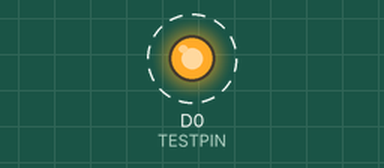
Bench run of a program on a simulated ESP8266 (NodeMCU). Parts: output pins drawn as LEDs (lit = HIGH). Dashed ring = blinking. WiFi joins after 1.5 s; servers stay silent unless stated; what the program prints to the serial monitor is not drawn.

Above: at 1.7 s.
Timing chart, 0 to 4.5 s (numbered marks = the images above):
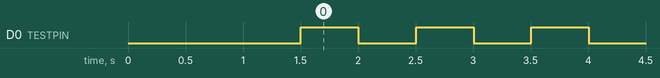

Measured:
- by itself, D0 (TESTPIN): alternates HIGH for 0.50 s and LOW for 0.50 s

The program:

main.cpp
```cpp
#include <ESP8266WiFi.h>
#include <ESP8266mDNS.h>
#include <WiFiUdp.h>
#include <ArduinoOTA.h>

/*****************************************************************\
*   O T A   c o m p i l e r   d i r e c t i v e s                 *
\*****************************************************************/

// OTA Debug mode
// Change to 0 for no debug info via serial
#ifndef OTA_DEBUG
#define OTA_DEBUG 1
#endif

// OTA MACROS
#define __OTA_HOOK__ ArduinoOTA.handle()

// OTA Constants
const char* ssid = "YOUR_SSID";
const char* password = "YOUR_PASSWORD";


/*****************************************************************\
*   P r o g r a m   c o m p i l e r   d i r e c t i v e s        *
\*****************************************************************/

// program specific definitions
#define TESTPIN D0
#define INTERVAL 500

void setup() {

/*****************************************************************\
*                                                                 *
*   O T A   C O D E                                               *
*                                                                 *
*   F l a s h   y o u r   d e v i c e   o v e r   t h e   a i r   *
*                                                                 *
\*****************************************************************/

  #if OTA_DEBUG==1
  Serial.begin(115200);
  Serial.println("Booting");
  #endif
  WiFi.mode(WIFI_STA);
  WiFi.begin(ssid, password);
  while (WiFi.waitForConnectResult() != WL_CONNECTED) {
    #if OTA_DEBUG==1
    Serial.println("Connection Failed! Rebooting...");
    #endif
    delay(5000);
    ESP.restart();
  }

  ArduinoOTA.setHostname("espota");
  // No authentication by default
  // ArduinoOTA.setPassword("admin");

  ArduinoOTA.onStart([]() {
    String type;
    if (ArduinoOTA.getCommand() == U_FLASH)
      type = "sketch";
    else // U_SPIFFS
      type = "filesystem";

    // NOTE: if updating SPIFFS this would be the place to unmount SPIFFS using SPIFFS.end()
    #if OTA_DEBUG==1
    Serial.println("Start updating " + type);
    #endif
  });
  ArduinoOTA.onEnd([]() {
    #if OTA_DEBUG==1
    Serial.println("\nEnd");
    #endif
  });
  ArduinoOTA.onProgress([](unsigned int progress, unsigned int total) {
    #if OTA_DEBUG==1
    Serial.printf("Progress: %u%%\r", (progress / (total / 100)));
    #endif
  });
  ArduinoOTA.onError([](ota_error_t error) {
    #if OTA_DEBUG==1
    Serial.printf("Error[%u]: ", error);
    if (error == OTA_AUTH_ERROR) Serial.println("Auth Failed");
    else if (error == OTA_BEGIN_ERROR) Serial.println("Begin Failed");
    else if (error == OTA_CONNECT_ERROR) Serial.println("Connect Failed");
    else if (error == OTA_RECEIVE_ERROR) Serial.println("Receive Failed");
    else if (error == OTA_END_ERROR) Serial.println("End Failed");
    #endif
  });
  ArduinoOTA.begin();
  #if OTA_DEBUG==1
  Serial.println("Ready OTA ESP8266");
  Serial.print("IP address: ");
  Serial.println(WiFi.localIP());
  #endif

/*****************************************************************\
*   O T A   C O D E   E N D S   H E R E                           *
\*****************************************************************/

  // initialize LED digital pin as an output.
  //pinMode(LED_BUILTIN, OUTPUT);
  pinMode(TESTPIN, OUTPUT);
}

void loop() {

/*****************************************************************\
*   O T A   C O D E   H O O K                                     *
\*****************************************************************/
  __OTA_HOOK__;


/*****************************************************************\
*   M a i n   C o d e   S t a r t s   h e r e                    *
\*****************************************************************/

  // turn the LED on (HIGH is the voltage level)
  //digitalWrite(LED_BUILTIN, HIGH);
  digitalWrite(TESTPIN, HIGH);

  // wait for a second
  delay(INTERVAL);

  // turn the LED off by making the voltage LOW
  //digitalWrite(LED_BUILTIN, LOW);
  digitalWrite(TESTPIN, LOW);

   // wait for a second
  delay(INTERVAL);
}
```
